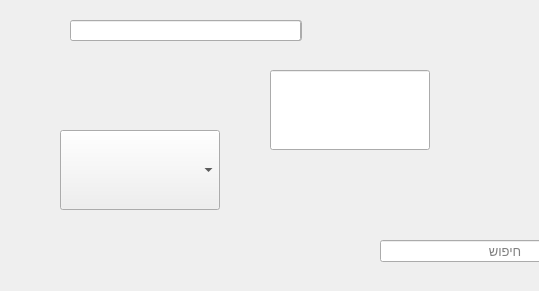
<?xml version="1.0" encoding="UTF-8"?>
<ui version="4.0">
 <class>Form</class>
 <widget class="QWidget" name="Form">
  <property name="geometry">
   <rect>
    <x>0</x>
    <y>0</y>
    <width>539</width>
    <height>291</height>
   </rect>
  </property>
  <property name="windowTitle">
   <string/>
  </property>
  <widget class="QWidget" name="widget_2" native="true">
   <property name="geometry">
    <rect>
     <x>60</x>
     <y>20</y>
     <width>251</width>
     <height>21</height>
    </rect>
   </property>
   <widget class="QComboBox" name="comboBox_3">
    <property name="geometry">
     <rect>
      <x>11</x>
      <y>0</y>
      <width>231</width>
      <height>21</height>
     </rect>
    </property>
    <property name="sizePolicy">
     <sizepolicy hsizetype="Maximum" vsizetype="Maximum">
      <horstretch>0</horstretch>
      <verstretch>0</verstretch>
     </sizepolicy>
    </property>
    <property name="frame">
     <bool>true</bool>
    </property>
    <property name="modelColumn">
     <number>0</number>
    </property>
    <item>
     <property name="text">
      <string>New Item</string>
     </property>
    </item>
    <item>
     <property name="text">
      <string>New Item</string>
     </property>
    </item>
   </widget>
   <widget class="QLineEdit" name="lineEdit_3">
    <property name="geometry">
     <rect>
      <x>10</x>
      <y>0</y>
      <width>231</width>
      <height>21</height>
     </rect>
    </property>
    <property name="focusPolicy">
     <enum>Qt::StrongFocus</enum>
    </property>
   </widget>
  </widget>
  <widget class="QWidget" name="gridLayoutWidget">
   <property name="geometry">
    <rect>
     <x>60</x>
     <y>130</y>
     <width>160</width>
     <height>80</height>
    </rect>
   </property>
   <layout class="QGridLayout" name="gridLayout">
    <item row="0" column="0">
     <widget class="QComboBox" name="comboBox">
      <property name="sizePolicy">
       <sizepolicy hsizetype="Preferred" vsizetype="Preferred">
        <horstretch>0</horstretch>
        <verstretch>0</verstretch>
       </sizepolicy>
      </property>
      <property name="layoutDirection">
       <enum>Qt::LeftToRight</enum>
      </property>
     </widget>
    </item>
   </layout>
  </widget>
  <widget class="QWidget" name="gridLayoutWidget_2">
   <property name="geometry">
    <rect>
     <x>270</x>
     <y>70</y>
     <width>160</width>
     <height>80</height>
    </rect>
   </property>
   <layout class="QGridLayout" name="gridLayout_2">
    <item row="0" column="0">
     <widget class="QLineEdit" name="lineEdit">
      <property name="sizePolicy">
       <sizepolicy hsizetype="Preferred" vsizetype="Preferred">
        <horstretch>0</horstretch>
        <verstretch>0</verstretch>
       </sizepolicy>
      </property>
     </widget>
    </item>
   </layout>
  </widget>
  <widget class="QLineEdit" name="search_box">
   <property name="enabled">
    <bool>true</bool>
   </property>
   <property name="geometry">
    <rect>
     <x>380</x>
     <y>240</y>
     <width>250</width>
     <height>22</height>
    </rect>
   </property>
   <property name="sizePolicy">
    <sizepolicy hsizetype="Expanding" vsizetype="Fixed">
     <horstretch>0</horstretch>
     <verstretch>0</verstretch>
    </sizepolicy>
   </property>
   <property name="minimumSize">
    <size>
     <width>250</width>
     <height>0</height>
    </size>
   </property>
   <property name="font">
    <font>
     <pointsize>10</pointsize>
    </font>
   </property>
   <property name="text">
    <string/>
   </property>
   <property name="alignment">
    <set>Qt::AlignCenter</set>
   </property>
   <property name="placeholderText">
    <string>חיפוש</string>
   </property>
   <property name="clearButtonEnabled">
    <bool>true</bool>
   </property>
  </widget>
 </widget>
 <resources/>
 <connections/>
</ui>
